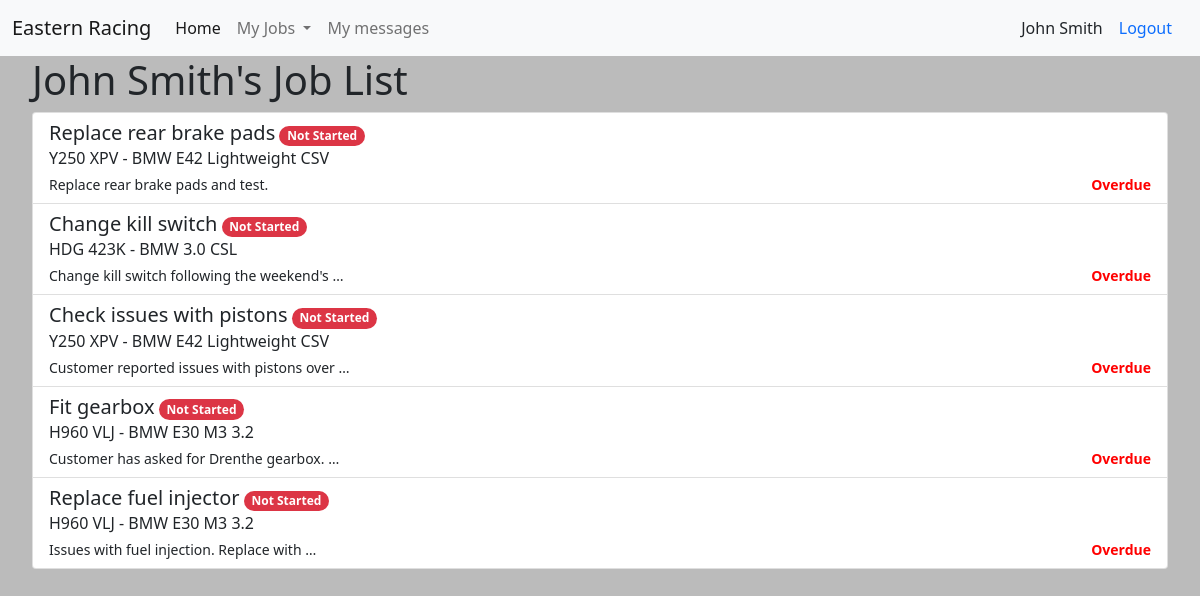
Page /cars/job_list/ (signed in) on the earlier database version.
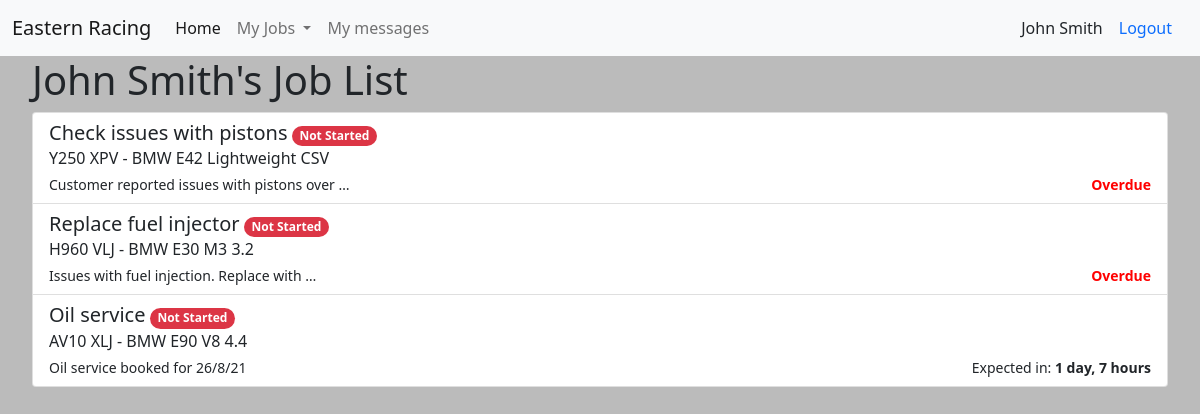
Same page on the later database version.
### cars/models.py (models this page shows, shortened)
class Job(models.Model):
    title = models.CharField(max_length=300)
    description = models.TextField()
    car = models.ForeignKey(Car, on_delete=models.PROTECT)
    employee = models.ForeignKey(Employee, on_delete=models.PROTECT, related_name='assigned_job')
    manager = models.ForeignKey(Manager, on_delete=models.PROTECT, related_name='supervised_job')
    in_progress = models.BooleanField(default=False)
    complete = models.BooleanField(default=False)
    paid = models.BooleanField(default=False)
    estimated_time = models.DurationField(default=timedelta())
    created = models.DateTimeField(auto_now_add=True)
    updated = models.DateTimeField(auto_now=True)
    expected_complete = models.DateTimeField(blank=True)

class Car(models.Model):
    model_name = models.CharField(max_length=200)
    year = models.IntegerField()
    reg = models.CharField(max_length=10)
    owner = models.ForeignKey(Customer, on_delete=models.PROTECT)
    notes = models.TextField()

### cars/views.py (the view, shortened to what this page needs)
# urls.py: path('job_list/', views.job_list, name='job-list'),
@login_required
def job_list(request):
    if request.user.groups.first():
        role = request.user.groups.first().name
    else:
        role = None
    if role == 'Employee':
        jobs = request.user.employee.assigned_job.filter(complete=False).order_by('expected_complete')
        current_time = timezone.now()
        context = {
            'current_time': current_time,
            'jobs': jobs,
            'role': role,
        }
    elif role == 'Customer':
        return redirect('cars:home')
    return render(request, 'cars/job_list.html', context)

### accounts/models.py (called while the page is built)
    def __str__(self):
        return f"{self.first_name} {self.last_name}"

### cars/templates/cars/job_list.html
{% extends 'cars/base.html' %}
{% load tz %}
{% block content %}
<h1>{{ request.user }}'s Job List</h1>
<div class="list-group">
    {% for job in jobs %}
    <a href="{% url 'cars:job-details' job.id %}" class="list-group-item list-group-item-action">
        <div class="d-flex w-100 justify-content-between">
            <div>
                <h5 class="mb-1 d-inline">{{ job.title }}</h5>
                {% if job.complete %}
                <span class="badge rounded-pill bg-success">Complete</span>
                    {% if job.paid %}
                    <span class="badge rounded-pill bg-success">Paid</span>
                    {% else %}
                    <span class="badge rounded-pill bg-danger">Unpaid</span>
                    {% endif %}
                {% elif job.in_progress %}
                <span class="badge rounded-pill bg-warning text-dark">In Progress</span>
                {% else %}
                <span class="badge rounded-pill bg-danger">Not Started</span>
                {% endif %}
            </div>
        </div>
        <p class="mb-1">{{ job.car.reg }} - {{ job.car.model_name }}</p>
        <div class="d-flex w-100 justify-content-between">
            <small>{{ job.description|truncatewords:6 }}</small>
            <small>
                {% if job.expected_complete < current_time %}
                <b style="color:red" >Overdue</b>
                {% else %}
                Expected in: <b>{{ job.expected_complete|timeuntil }}</b>
                {% endif %}
            </small>
        </div>
    </a>
    {% endfor %}
</div>
{% endblock content %}

Differences in the rows shown:
no longer on this page (row edited): Job: title "Replace rear brake pads", complete "Not Started", car.reg "Y250 XPV", car.model_name "BMW E42 Lightweight CSV", description "Replace rear brake pads and test.", shows "Overdue"
no longer on this page (row edited): Job: title "Change kill switch", complete "Not Started", car.reg "HDG 423K", car.model_name "BMW 3.0 CSL", description "Change kill switch following the weekend's …", shows "Overdue"
no longer on this page (row edited): Job: title "Fit gearbox", complete "Not Started", car.reg "H960 VLJ", car.model_name "BMW E30 M3 3.2", description "Customer has asked for Drenthe gearbox. …", shows "Overdue"
added Job: title "Oil service", complete "Not Started", car.reg "AV10 XLJ", car.model_name "BMW E90 V8 4.4", description "Oil service booked for 26/8/21", expected_complete "1 day, 7 hours"
